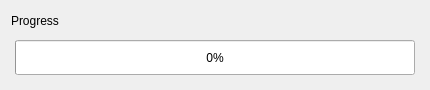
<?xml version="1.0" encoding="UTF-8"?>
<ui version="4.0">
 <class>ProgressBarWidget</class>
 <widget class="QWidget" name="ProgressBarWidget">
  <property name="geometry">
   <rect>
    <x>0</x>
    <y>0</y>
    <width>430</width>
    <height>90</height>
   </rect>
  </property>
  <property name="sizePolicy">
   <sizepolicy hsizetype="Fixed" vsizetype="Fixed">
    <horstretch>0</horstretch>
    <verstretch>0</verstretch>
   </sizepolicy>
  </property>
  <property name="minimumSize">
   <size>
    <width>430</width>
    <height>90</height>
   </size>
  </property>
  <property name="windowTitle">
   <string>Form</string>
  </property>
  <layout class="QVBoxLayout" name="verticalLayout">
   <item>
    <widget class="QLabel" name="status_label">
     <property name="text">
      <string>Progress</string>
     </property>
    </widget>
   </item>
   <item>
    <widget class="QFrame" name="progressBar_frame">
     <property name="frameShape">
      <enum>QFrame::NoFrame</enum>
     </property>
     <property name="frameShadow">
      <enum>QFrame::Raised</enum>
     </property>
     <layout class="QHBoxLayout" name="horizontalLayout">
      <property name="leftMargin">
       <number>4</number>
      </property>
      <property name="topMargin">
       <number>4</number>
      </property>
      <property name="rightMargin">
       <number>4</number>
      </property>
      <property name="bottomMargin">
       <number>4</number>
      </property>
      <item>
       <widget class="QProgressBar" name="main_progressBar">
        <property name="minimumSize">
         <size>
          <width>400</width>
          <height>35</height>
         </size>
        </property>
        <property name="value">
         <number>0</number>
        </property>
        <property name="orientation">
         <enum>Qt::Horizontal</enum>
        </property>
       </widget>
      </item>
     </layout>
    </widget>
   </item>
  </layout>
 </widget>
 <resources/>
 <connections/>
</ui>
